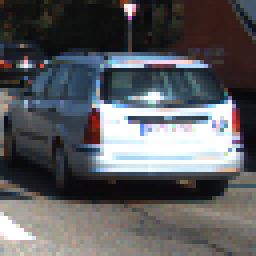
#> input picture output_images/car.png, 64 x 64 px (shown 4 times larger)
$ python -i vehicle_det_trac.py   (imports and definitions only)   (older library calls are emulated)
#> lines starting #> are read from the running program, lines starting #| are printed output that depends on the picture
import matplotlib.image as mpimg
import matplotlib.pyplot as plt
import scipy.ndimage as ndimage
import numpy as np
import pickle
import cv2
from scipy.ndimage.measurements import label
import glob
import time
import pickle
from skimage.feature import hog
from sklearn.svm import LinearSVC
from sklearn.preprocessing import StandardScaler
# NOTE: the next import is only valid for scikit-learn version <= 0.17
# for scikit-learn >= 0.18 use:
from sklearn.model_selection import train_test_split

#===============================
# CONFIGURATION
#===============================
TRAIN_MODEL = "NO"
TRAIN_MODEL_SMALLSET = "NO"
TRAIN_MODEL_LARGESET = "YES"
SAVE_MODEL = "YES"
SHOW_RESULTS = "YES"
SHOW_CAR_NOT_CAR = "NO"
SHOW_HOG_FEATURES = "NO"
SHOW_HOG_FEATURES_HLS = "NO"
SHOW_ALL_WINDOWS = "NO" #Warning "YES" this breaks the find_cars() function
SHOW_VIDEO_PROCESSING = "NO"
PROCESS_TEST_IMAGES = "NO"
PROCESS_TEST_VIDEO = "NO"
PROCESS_PROJECT_VIDEO = "YES"
PROCESS_VIDEO_BYPASS = "NO"
BBoX_HISTORY = 5

#===============================
# FUNCTIONS
#===============================

#----------------------------------------------------------------------------------------------
# Function that converts image from RGB to another format
#---------------------------------------------------------------------------------------------
def convert_color(image_in, color_space='YCrCb'):
    if color_space != 'RGB':
        if color_space == 'HSV':    image_out = cv2.cvtColor(image_in, cv2.COLOR_RGB2HSV)
        elif color_space == 'LUV':  image_out = cv2.cvtColor(image_in, cv2.COLOR_RGB2LUV)
        elif color_space == 'HLS':  image_out = cv2.cvtColor(image_in, cv2.COLOR_RGB2HLS)
        elif color_space == 'YUV':  image_out = cv2.cvtColor(image_in, cv2.COLOR_RGB2YUV)
        elif color_space == 'YCrCb':image_out = cv2.cvtColor(image_in, cv2.COLOR_RGB2YCrCb)
    else:
        image_out = np.copy(image_in)

    return image_out

#----------------------------------------------------------------------------------------------
# Function that computes and returns HOG features and visualization
#---------------------------------------------------------------------------------------------
def get_hog_features(img, orient, pix_per_cell, cell_per_block, vis=False, feature_vec=True):
    # Call with two outputs if vis==True
    if vis == True:
        features, hog_image = hog(img, orientations=orient,
                                  pixels_per_cell=(pix_per_cell, pix_per_cell),
                                  cells_per_block=(cell_per_block, cell_per_block),
                                  transform_sqrt=True,
                                  visualise=vis, feature_vector=feature_vec)
        return features, hog_image
    # Otherwise call with one output
    else:
        features = hog(img, orientations=orient,
                       pixels_per_cell=(pix_per_cell, pix_per_cell),
                       cells_per_block=(cell_per_block, cell_per_block),
                       transform_sqrt=True,
                       visualise=vis, feature_vector=feature_vec)
        return features

#--------------------------------------------------------------------------
# Function that compute binned color features
#--------------------------------------------------------------------------
def bin_spatial(img, size=(32, 32)):
    # Use cv2.resize().ravel() to create the feature vector
#> called with size = (32, 32)
    features = cv2.resize(img, size).ravel()
#> features = 3072 values, max 255 at index 1287, min 9 at index 1726, mean 93.67

    # [6 lines of commented-out code are left out]
    return features

#---------------------------------------------------------------------------
# Function that computes color histogram features
# --------------------------------------------------------------------------
def color_hist(img, nbins=32, bins_range=(0, 256)):
    # Compute the histogram of the color channels separately
    channel1_hist = np.histogram(img[:, :, 0], bins=nbins, range=bins_range)
    channel2_hist = np.histogram(img[:, :, 1], bins=nbins, range=bins_range)
    channel3_hist = np.histogram(img[:, :, 2], bins=nbins, range=bins_range)
    # Concatenate the histograms into a single feature vector
    hist_features = np.concatenate((channel1_hist[0], channel2_hist[0], channel3_hist[0]))
    # Return the individual histograms, bin_centers and feature vector
    return hist_features

#--------------------------------------------------------------------
# Function that extract features from a single image window
#--------------------------------------------------------------------
def single_img_features(img, color_space='RGB', spatial_size=(32, 32),
                        hist_bins=32, orient=9,
                        pix_per_cell=8, cell_per_block=2, hog_channel=0,
                        spatial_feat=True, hist_feat=True, hog_feat=True):
    # 1) Define an empty list to receive features
    img_features = []
    # 2) Apply color conversion if other than 'RGB'
    feature_image = convert_color(img, color_space)
    # 3) Compute spatial features if flag is set
    if spatial_feat == True:
        spatial_features = bin_spatial(feature_image, size=spatial_size)
#> spatial_features has the same summary as features in bin_spatial
        # 4) Append features to list
        img_features.append(spatial_features)
    # 5) Compute histogram features if flag is set
    if hist_feat == True:
        hist_features = color_hist(feature_image, nbins=hist_bins)
#> in color_hist, `hist_features = np.concatenate((channel1_hist[0], channel2_hist[0], ch..`: hist_features = 96 values, max 485 at index 1, min 0 at index 64, mean 128
        # 6) Append features to list
        img_features.append(hist_features)
    # 7) Compute HOG features if flag is set
    if hog_feat == True:
        if hog_channel == 'ALL':
            hog_features = []
            for channel in range(feature_image.shape[2]):
                hog_features.extend(get_hog_features(feature_image[:, :, channel],
                                        orient, pix_per_cell, cell_per_block, vis=False, feature_vec=True))
        else:
            hog_features = get_hog_features(feature_image[:, :, hog_channel],
                                        orient, pix_per_cell, cell_per_block, vis=False, feature_vec=True)
#> in get_hog_features, `features = hog(img, orientations=orient, pixels_per_cell=(pix_per_cell..`: features = 1764 values, max 0.552 at index 1660, min 0 at index 251, mean 0.121
#> in get_hog_features, `features = hog(img, orientations=orient, pixels_per_cell=(pix_per_cell..`:
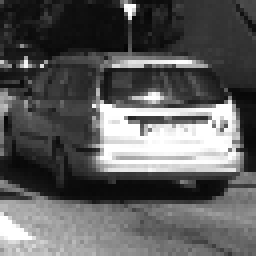
#> img: shape (64, 64) (shown 4 times larger); min 4, max 255, mean 92
#> hog_features has the same summary as features in get_hog_features
        # 8) Append features to list
        img_features.append(hog_features)

    # 9) Return concatenated array of features
    return np.concatenate(img_features)

#---------------------------------------------------------------
# Function that extracts features from a list of images
#--------------------------------------------------------------
# [368 lines left out: functions extract_features, slide_window, draw_boxes, draw_boxes_nocopy, search_windows, find_cars and 5 more, not called in this run]

#===============================
# MAIN START
#===============================
# [270 lines not run here, left out]

# ===================================================================
# Video processing
# ===================================================================
# Define a class to keep history of bounding boxes
class bboxState():
    # [8 lines left out: function __init__, not called in this run]

class videoPipeline():
    def __init__(self):
        self.img_cnt = 0
        self.bbs = bboxState()

    # [9 lines left out: function image_processing_pipeline, not called in this run]

#===================================================================
# Video processing pipeline
#===================================================================
from moviepy.editor import VideoFileClip
# [9 lines left out: function video_pipeline, not called in this run]

#===================================================================
# Process the test video
#===================================================================
# [8 lines not run here, left out]

>>> import cv2
>>> picture = cv2.cvtColor(cv2.imread('output_images/car.png'), cv2.COLOR_BGR2RGB)
>>> result = single_img_features(picture)
#> result = 4932 values, max 485 at index 3073, min 0 at index 3136, mean 60.88

$ run again, on output_images/bboxes_and_heat.png
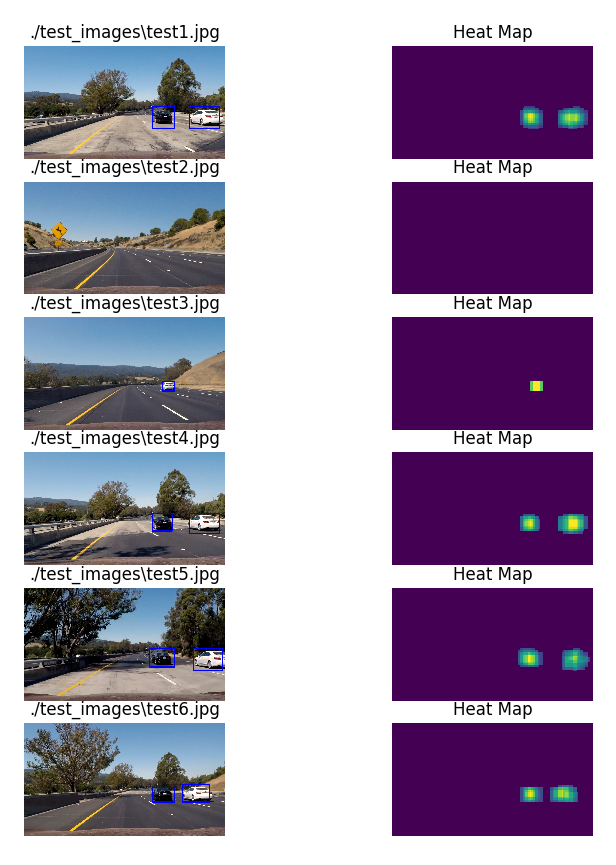
#> input picture output_images/bboxes_and_heat.png, 616 x 865 px
#> features = 3072 values, max 255 at index 0, min 0 at index 408, mean 165.4
#> spatial_features has the same summary as features in bin_spatial
#> in color_hist, `hist_features = np.concatenate((channel1_hist[0], channel2_hist[0], ch..`: hist_features = 96 values, max 251540 at index 95, min 427 at index 62, mean 16651.2
#> in get_hog_features, `features = hog(img, orientations=orient, pixels_per_cell=(pix_per_cell..`:
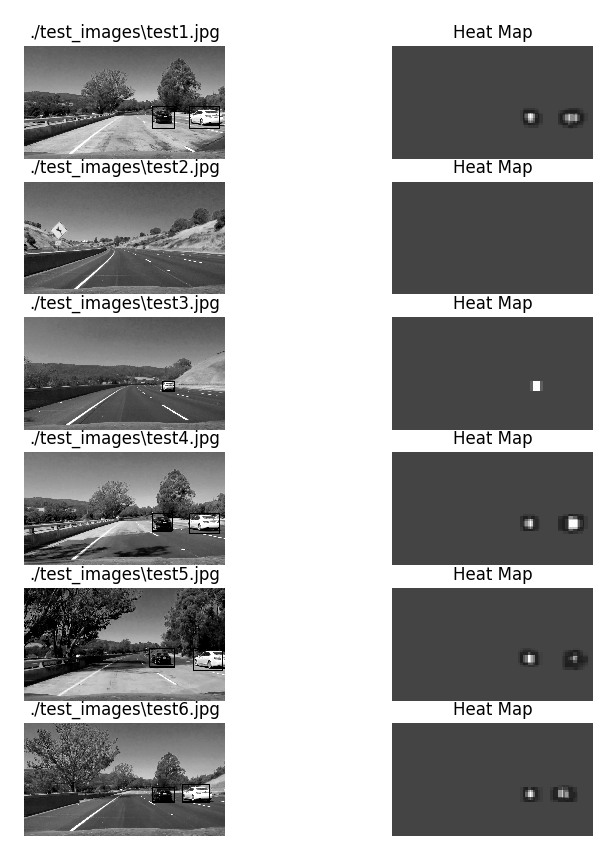
#> img: shape (865, 616); min 0, max 255, mean 165.4

$ run again, on output_images/HOG_example.jpg
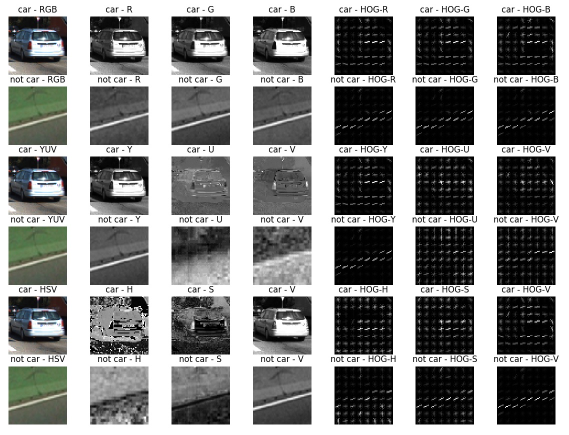
#> input picture output_images/HOG_example.jpg, 1137 x 870 px (shown at 1/2 size)
#> features = 3072 values, max 255 at index 0, min 0 at index 378, mean 133
#> spatial_features has the same summary as features in bin_spatial
#> in color_hist, `hist_features = np.concatenate((channel1_hist[0], channel2_hist[0], ch..`: hist_features = 96 values, max 406949 at index 63, min 1868 at index 89, mean 30912.2
#> in get_hog_features, `features = hog(img, orientations=orient, pixels_per_cell=(pix_per_cell..`:
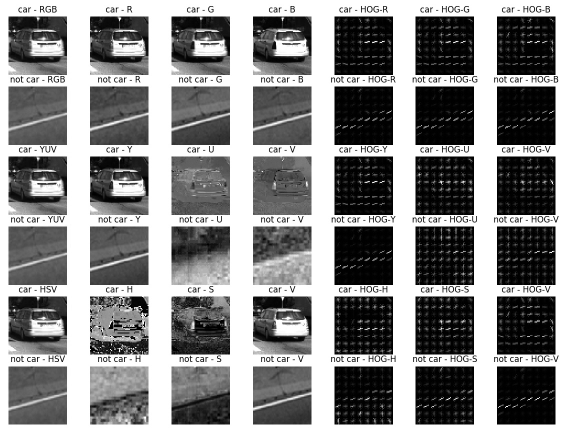
#> img: shape (870, 1137) (shown at 1/2 size); min 0, max 255, mean 138

$ run again, on output_images/bboxes_and_heat.jpg
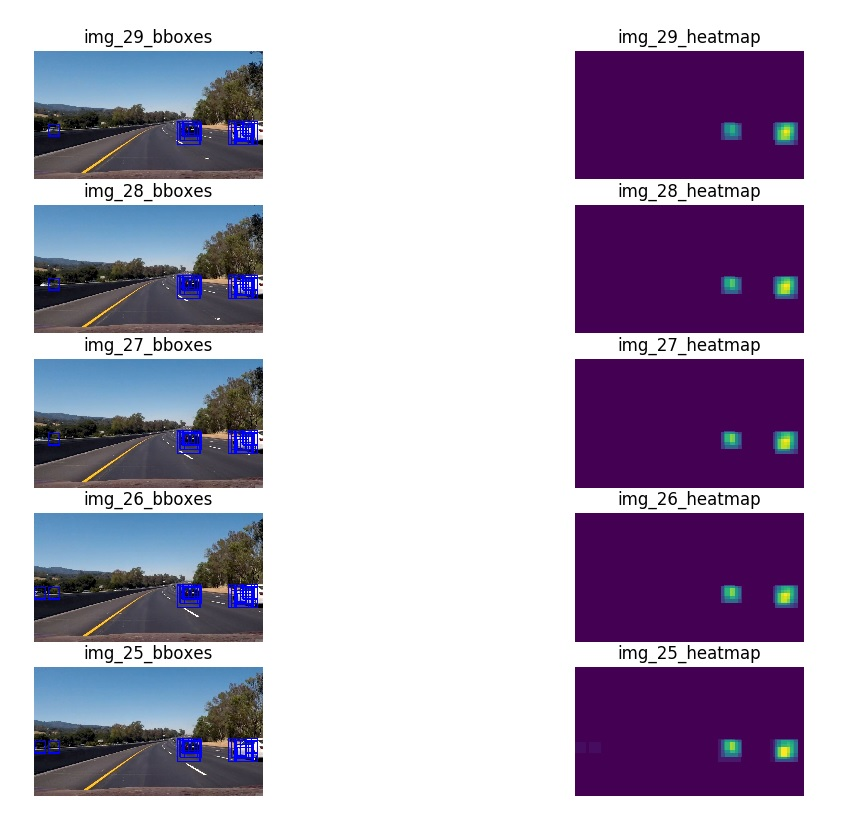
#> input picture output_images/bboxes_and_heat.jpg, 851 x 830 px
#> features = 3072 values, max 255 at index 0, min 0 at index 259, mean 178.9
#> spatial_features has the same summary as features in bin_spatial
#> in color_hist, `hist_features = np.concatenate((channel1_hist[0], channel2_hist[0], ch..`: hist_features = 96 values, max 404267 at index 95, min 323 at index 58, mean 22072.8
#> in get_hog_features, `features = hog(img, orientations=orient, pixels_per_cell=(pix_per_cell..`:
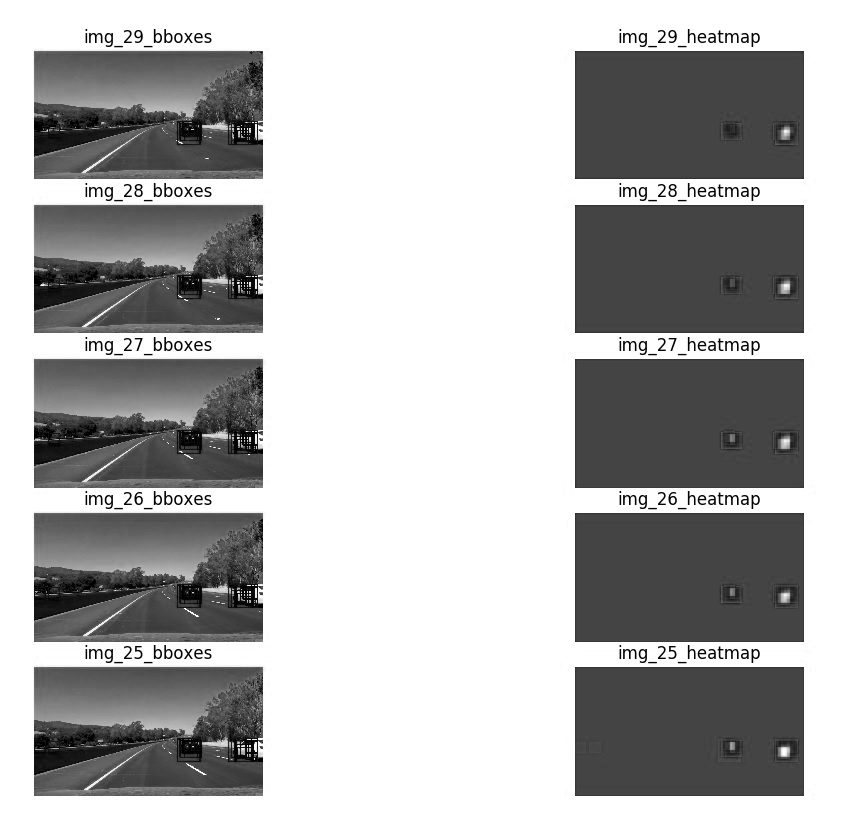
#> img: shape (830, 851); min 0, max 255, mean 179.3
